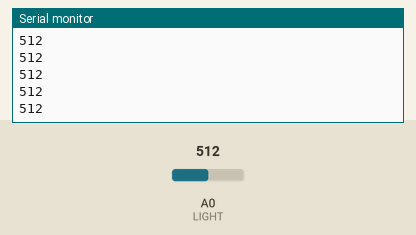
The sketch below on a simulated Arduino Uno, built with avr-gcc and run on an emulated ATmega328P. Parts: the last lines printed to the serial monitor. The inputs (shaded band) are chosen by the test bench; at power-on: A0 (LIGHT) = 512.

Above: at 1.2 s.
1.3 s: A0 (LIGHT) set to 716
At 2.3 s:
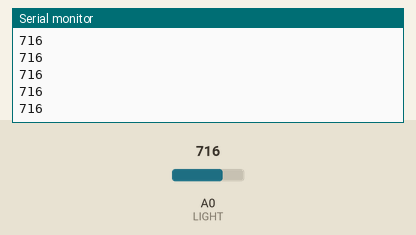
2.8 s: A0 (LIGHT) set to 900
At 3.6 s:
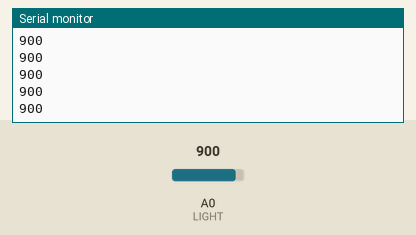
Timing chart, 0 to 5.8 s (numbered marks = the images above; inputs shaded):
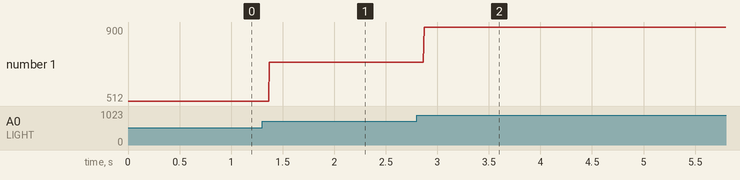

The sketch:

sketch_feb7a.ino
```cpp
int LIGHT = A0;

void setup() {
  // put your setup code here, to run once:
  pinMode(LIGHT, INPUT);
  Serial.begin(9600);
}

void loop() {
  // put your main code here, to run repeatedly:
  int lightAmount = analogRead(LIGHT);
  Serial.println(lightAmount);
}
```

Measured:
- after the input at 1.3 s, the serial monitor: prints a new line after 0.07 s (image 1)
- after the input at 2.8 s, the serial monitor: prints a new line after 0.07 s (image 2)
- plotted number 1: 512 → 716 after the input at 1.3 s, 716 → 900 after the input at 2.8 s
